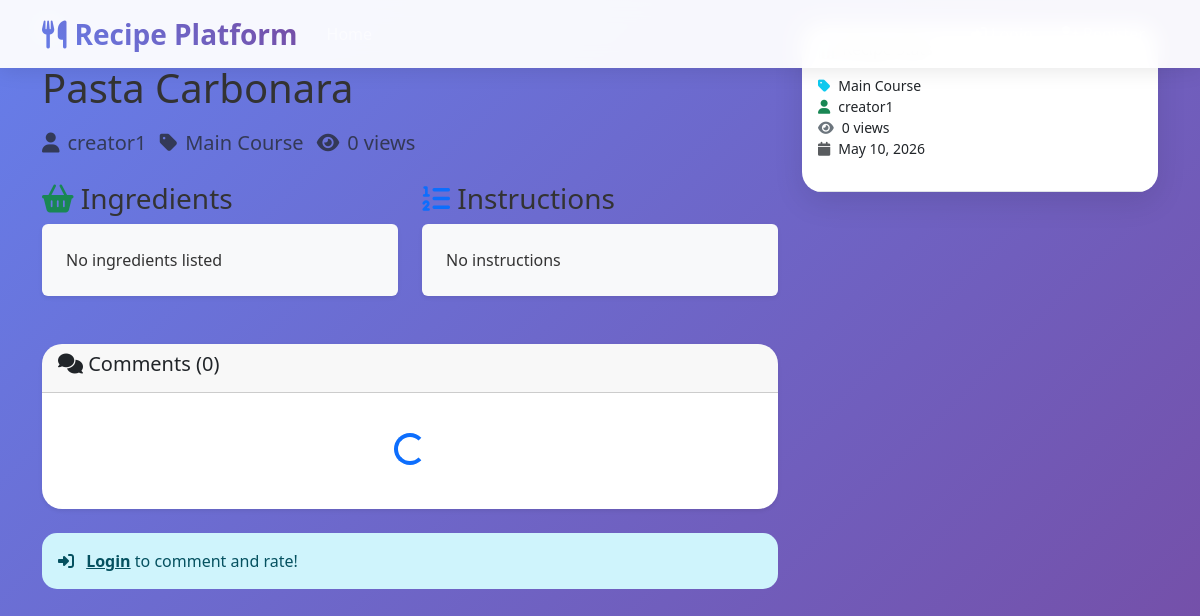
/recipe.php?id=2, run on the app's committed database.
### tables this page shows
CREATE TABLE dbproj_recipes (
    id INT PRIMARY KEY AUTO_INCREMENT,
    title VARCHAR(200) NOT NULL,
    description TEXT,
    ingredients TEXT,
    instructions TEXT,
    image_path VARCHAR(255),
    user_id INT,
    category_id INT,
    status ENUM('draft','published') DEFAULT 'draft',
    views INT DEFAULT 0,
    rating_avg DECIMAL(2,1) DEFAULT 0,
    created_at TIMESTAMP DEFAULT CURRENT_TIMESTAMP,
    FOREIGN KEY (user_id) REFERENCES dbproj_users(id),
    FULLTEXT(title, description)
);

CREATE TABLE dbproj_users (
    id INT PRIMARY KEY AUTO_INCREMENT,
    username VARCHAR(50) UNIQUE NOT NULL,
    email VARCHAR(100) UNIQUE NOT NULL,
    password VARCHAR(255) NOT NULL,
    role ENUM('viewer','creator','admin') DEFAULT 'viewer',
    created_at TIMESTAMP DEFAULT CURRENT_TIMESTAMP
);

CREATE TABLE dbproj_categories (
    id INT PRIMARY KEY AUTO_INCREMENT,
    name VARCHAR(50) NOT NULL,
    description TEXT
);

### recipe.php (the view, shortened to what this page needs)
<?php
require 'config/database.php';
$id = (int)($_GET['id'] ?? 0);
$stmt = $pdo->prepare("
    SELECT r.*, c.name as category, u.username as author
    FROM dbproj_recipes r
    JOIN dbproj_categories c ON r.category_id = c.id
    JOIN dbproj_users u ON r.user_id = u.id
    WHERE r.id = ? AND r.status = 'published'
");
$stmt->execute([$id]);
$recipe = $stmt->fetch();
$pdo->prepare("UPDATE dbproj_recipes SET views = views + 1 WHERE id = ?")->execute([$id]);
$stmt = $pdo->prepare("SELECT COUNT(*) FROM dbproj_comments WHERE recipe_id = ?");
$stmt->execute([$id]);
$commentCount = $stmt->fetchColumn();
?>
<?php include 'includes/header.php'; ?>
<div class="container mt-4">
    <div class="row">
        <div class="col-lg-8">
            <h1 class="mb-3"><?php echo htmlspecialchars($recipe['title']); ?></h1>
            <p class="text-muted mb-4 fs-5">
                <i class="fas fa-user me-2"></i><?php echo htmlspecialchars($recipe['author']); ?>
                <i class="fas fa-tag mx-2"></i><?php echo htmlspecialchars($recipe['category']); ?>
                <i class="fas fa-eye mx-2"></i><?php echo number_format($recipe['views']); ?> views
            </p>
            <div class="row mb-5">
                <div class="col-md-6">
                    <h3><i class="fas fa-shopping-basket text-success"></i> Ingredients</h3>
                    <div class="bg-light p-4 rounded shadow-sm">
                        <?php echo nl2br(htmlspecialchars($recipe['ingredients'] ?? 'No ingredients listed')); ?>
                    </div>
                </div>
                <div class="col-md-6">
                    <h3><i class="fas fa-list-ol text-primary"></i> Instructions</h3>
                    <div class="bg-light p-4 rounded shadow-sm">
                        <?php echo nl2br(htmlspecialchars($recipe['instructions'] ?? 'No instructions')); ?>
                    </div>
                </div>
            </div>
            <div class="card shadow-sm mb-4">
                <div class="card-header">
                    <h5><i class="fas fa-comments"></i> Comments (<?php echo $commentCount; ?>)</h5>
                </div>
                <div class="card-body">
                    <div id="comments-list">
                        <div class="text-center p-4">
                            <div class="spinner-border text-primary" role="status">
                            </div>
                        </div>
                    </div>
                </div>
            </div>
            <?php if(isset($_SESSION['user_id'])): ?>
            <div class="card shadow-sm">
                <div class="card-header bg-light">
                    <h6 class="mb-0"><i class="fas fa-comment-dots text-primary"></i> Add your comment</h6>
                </div>
                <div class="card-body">
                    <div id="comment-message"></div>
                    <form id="commentForm">
                        <textarea name="comment" class="form-control mb-3" rows="3"
                                  placeholder="Share your cooking experience..." required></textarea>
                        <div class="row">
                            <div class="col-md-8">
                                <select name="rating" class="form-select mb-2" required>
                                    <option value="">Choose rating</option>
                                    <option value="1">⭐ Terrible</option>
                                    <option value="2">⭐⭐ Poor</option>
                                    <option value="3">⭐⭐⭐ Average</option>
                                    <option value="4">⭐⭐⭐⭐ Good</option>
                                    <option value="5">⭐⭐⭐⭐⭐ Excellent</option>
                                </select>
                            </div>
                            <div class="col-md-4">
                                <input type="hidden" name="recipe_id" value="<?php echo $id; ?>">
                                <button type="submit" class="btn btn-primary w-100">
                                    <i class="fas fa-paper-plane"></i> Post Comment
                                </button>
                            </div>
                        </div>
                    </form>
                </div>
            </div>
            <?php else: ?>
            <div class="alert alert-info">
                <i class="fas fa-sign-in-alt me-2"></i>
                <a href="login.php" class="alert-link">Login</a> to comment and rate!
            </div>
            <?php endif; ?>
        </div>
        <div class="col-lg-4">
            <div class="card sticky-top" style="top: 20px;">
                <div class="card-body border-bottom">
                    <h6 class="card-title mb-3">📊 Recipe Stats</h6>
                    <ul class="list-unstyled small">
                        <li><i class="fas fa-tag text-info me-2"></i><?php echo htmlspecialchars($recipe['category']); ?></li>
                        <li><i class="fas fa-user text-success me-2"></i><?php echo htmlspecialchars($recipe['author']); ?></li>
                        <li><i class="fas fa-eye text-secondary me-2"></i><?php echo number_format($recipe['views']); ?> views</li>
                        <li><i class="fas fa-calendar text-muted me-2"></i><?php echo date('M j, Y', strtotime($recipe['created_at'])); ?></li>
                    </ul>
                </div>
            </div>
        </div>
    </div>
</div>
<?php include 'includes/footer.php'; ?>

### css/style.css (style rules this page uses)
* { margin: 0; padding: 0; box-sizing: border-box; }
body { font-family: 'Segoe UI', Tahoma, Geneva, Verdana, sans-serif; background: linear-gradient(135deg, #667eea 0%, #764ba2 100%); min-height: 100vh; color: #333; }
.card { border: none; border-radius: 20px; box-shadow: 0 10px 30px rgba(0,0,0,0.1); transition: all 0.3s ease; overflow: hidden; }
.alert { border-radius: 15px; border: none; font-weight: 500; }

### data on the page
dbproj_recipes: title "Pasta Carbonara", user.username "creator1", dbproj_categories.name "Main Course", views "0", ingredients "No ingredients listed", instructions "No instructions", created_at "May 10, 2026"

### other printed values
$commentCount "0"
